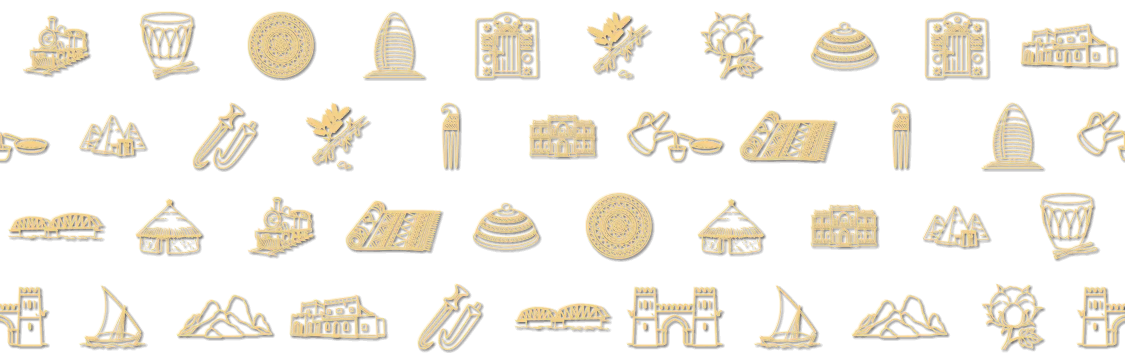
#> input picture art/heritage/all-night.webp, 2250 x 724 px, given in place of suakin-gate.png, which was not available (shown at 1/2 size)
$ python heritage-tiles.py ../../art/heritage/all-night.webp
#> lines starting #> are read from the running program, lines starting #| are printed output that depends on the picture
"""Step 2 of the heritage pattern: embossed sprite sheets from the icon masks (tools/heritage-render.mjs).
usage: python tools/heritage-tiles.py <maskDir>   -> public/art/heritage/{all,all-night,east,north,center,west}.webp + grain.webp

One cell per icon; ui/Backdrop.tsx places them on a grid fitted to the screen. The relief (light from the upper left)
is baked in: a soft dark shadow below-right, a light edge above-left, then the ink body."""
import sys, os
from PIL import Image, ImageFilter
import numpy as np

MASKS = sys.argv[1]
OUT = os.path.join(os.path.dirname(__file__), '..', 'public', 'art', 'heritage')
os.makedirs(OUT, exist_ok=True)
REGIONS = {
    'east': 'suakin-gate khulal kassala-mountain khanjar iron-jabana'.split(),
    'west': 'nugara hashab tabag ali-dinar-palace qutiya'.split(),
    'north': 'meroe-pyramids nubian-door nubian-plate nubian-birish nile-boat'.split(),
    'center': 'burj-alfateh republican-palace sudan-railways blue-nile-bridge cotton-boll'.split(),
}

def roll(img, dx, dy):
    return Image.fromarray(np.roll(np.roll(np.asarray(img), dy, 0), dx, 1))

def emboss(a, body, light, dark, la=0.85, da=0.5):
    """RGBA: light edge up-left, soft shadow down-right, ink body on top (all wrap around the tile edges)"""
    A = np.asarray(a).astype(np.float32) / 255
    hi = np.asarray(roll(a, -2, -2)).astype(np.float32) / 255 * la
    sh = np.asarray(roll(a, 3, 3).filter(ImageFilter.GaussianBlur(2.2))).astype(np.float32) / 255 * da
    def over(dst_rgb, dst_a, rgb, al):
        out_a = al + dst_a * (1 - al)
        out = (np.array(rgb, np.float32)[None, None, :] * al[..., None] + dst_rgb * dst_a[..., None] * (1 - al[..., None])) / np.maximum(out_a, 1e-6)[..., None]
        return out, out_a
    H, W = A.shape
    rgb, al = np.zeros((H, W, 3), np.float32), np.zeros((H, W), np.float32)
    rgb, al = over(rgb, al, dark, sh)
    rgb, al = over(rgb, al, light, hi)
    rgb, al = over(rgb, al, body, A)
    return Image.fromarray(np.dstack([rgb, al * 255]).clip(0, 255).astype(np.uint8), 'RGBA')

hexrgb = lambda h: tuple(int(h[i:i + 2], 16) for i in (1, 3, 5))
CREAM, INK = hexrgb('#FFFBF3'), hexrgb('#2B2118')
# Sprite sheets (one cell per icon), laid out by the app on a grid that fits each screen, so no icon is ever cut at
# the edge. Order must match ui/Backdrop.tsx: all = east, west, north, centre interleaved; a region = its five icons.
CELL = 200                                 # icons are shown at 64-96 px: 2x for sharp phones
ALL_ORDER = [n for t in zip(*REGIONS.values()) for n in t]
def sprite(names, cols):
#> called with cols = 5
    rows = (len(names) + cols - 1) // cols
    a = Image.new('L', (cols * CELL, rows * CELL), 0)
#> a: PIL image 1000x800 L; every value is 0
    for i, n in enumerate(names):
        m = Image.open(os.path.join(MASKS, n + '.png')).getchannel('A'); m = m.crop(m.getbbox())
#> after `m = Image.open(os.path.join(MASKS, n + '.png')).getchannel('A')`:
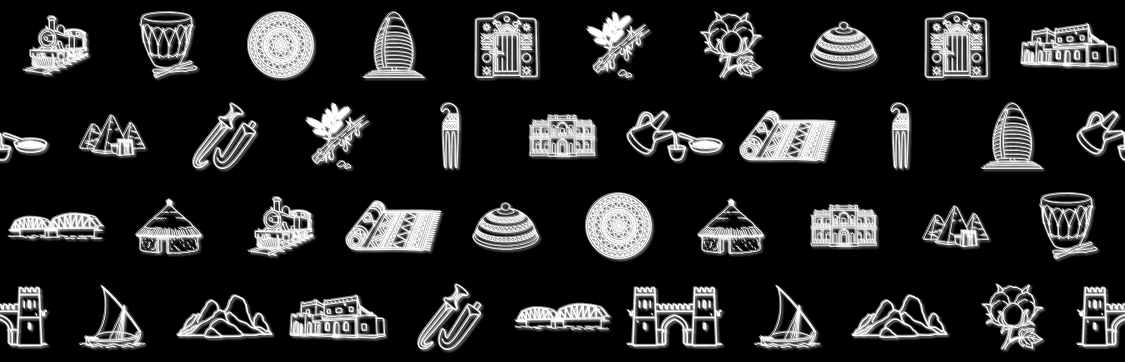
#> m: PIL image 2250x724 L (shown at 1/2 size); min 0, max 255, mean 39.2
#> after `m = m.crop(m.getbbox())`:
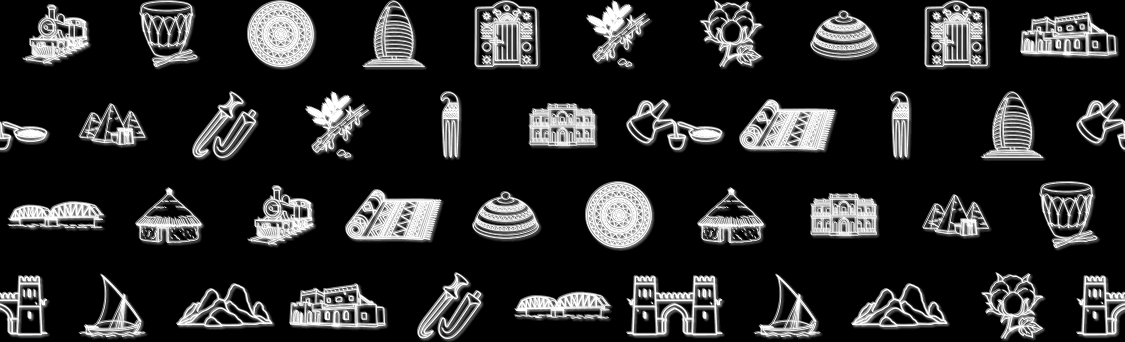
#> m: PIL image 2250x684 L (shown at 1/2 size); min 0, max 255, mean 41.5
        k = CELL * 0.84 / max(m.width, m.height); m = m.resize((max(1, round(m.width * k)), max(1, round(m.height * k))), Image.LANCZOS)
#> after `k = CELL * 0.84 / max(m.width, m.height)`: k = 0.0747
#> after `m = m.resize((max(1, round(m.width * k)), max(1, round(m.height * k)))`:
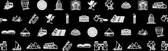
#> m: PIL image 168x51 L; min 0, max 255, mean 42.8
        x, y = (i % cols) * CELL + (CELL - m.width) // 2, (i // cols) * CELL + (CELL - m.height) // 2
#> x = 16; y = 74
        a.paste(m, (x, y))
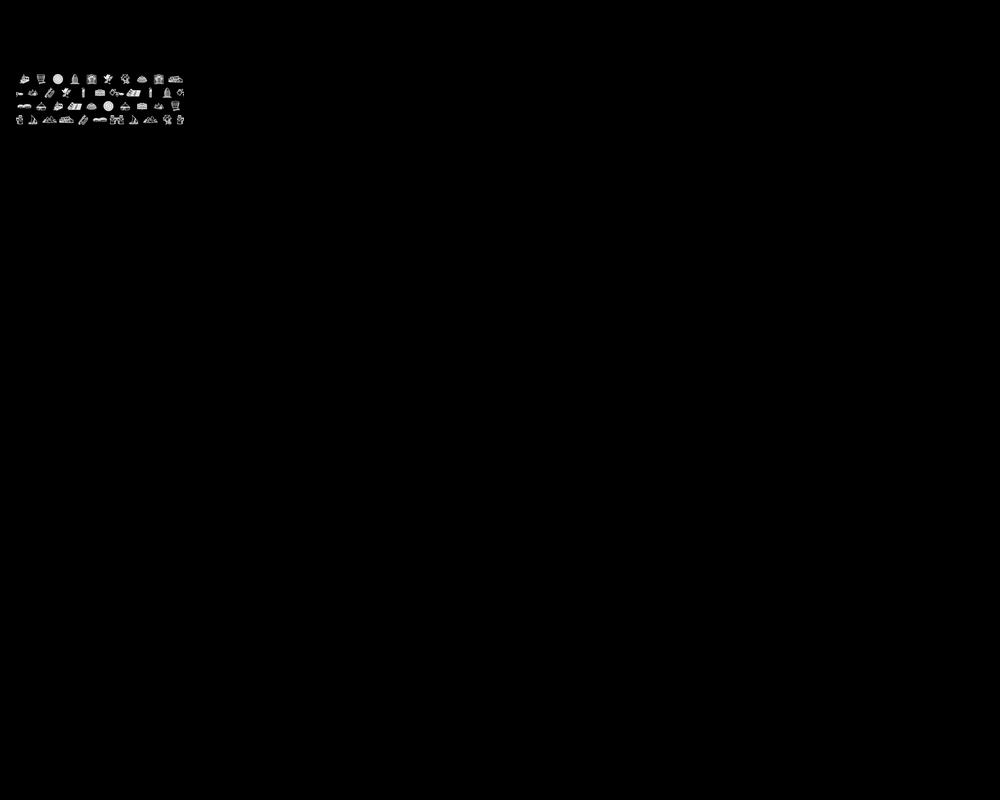
#> a: PIL image 1000x800 L; min 0, max 255, mean 0.5
#> pass 2 of the loop in sprite, `for i, n in enumerate(names):`:
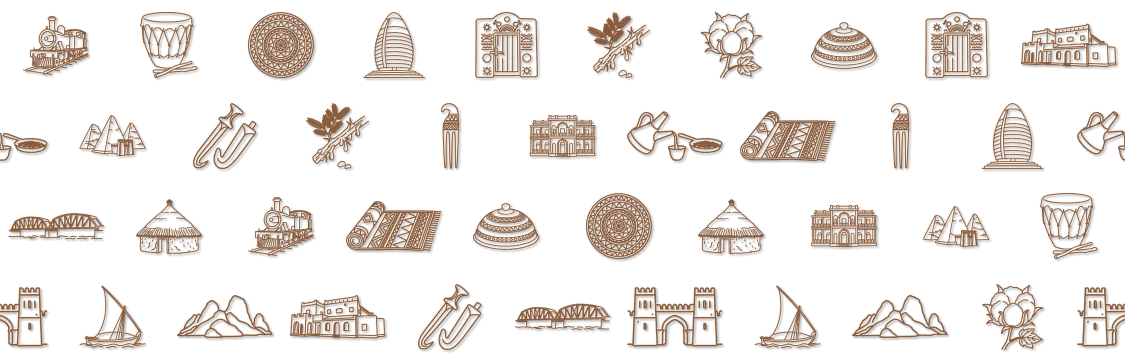
#> input picture art/heritage/all.webp, 2250 x 724 px, given in place of nugara.png, which was not available (shown at 1/2 size)
#> in sprite, `m = m.crop(m.getbbox())`:
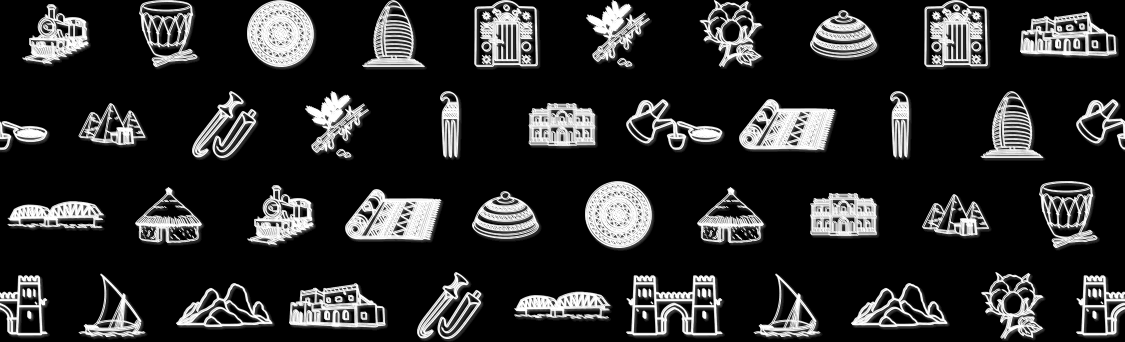
#> m: PIL image 2250x684 L (shown at 1/2 size); min 0, max 255, mean 42.9
#> in sprite, `a.paste(m, (x, y))`:
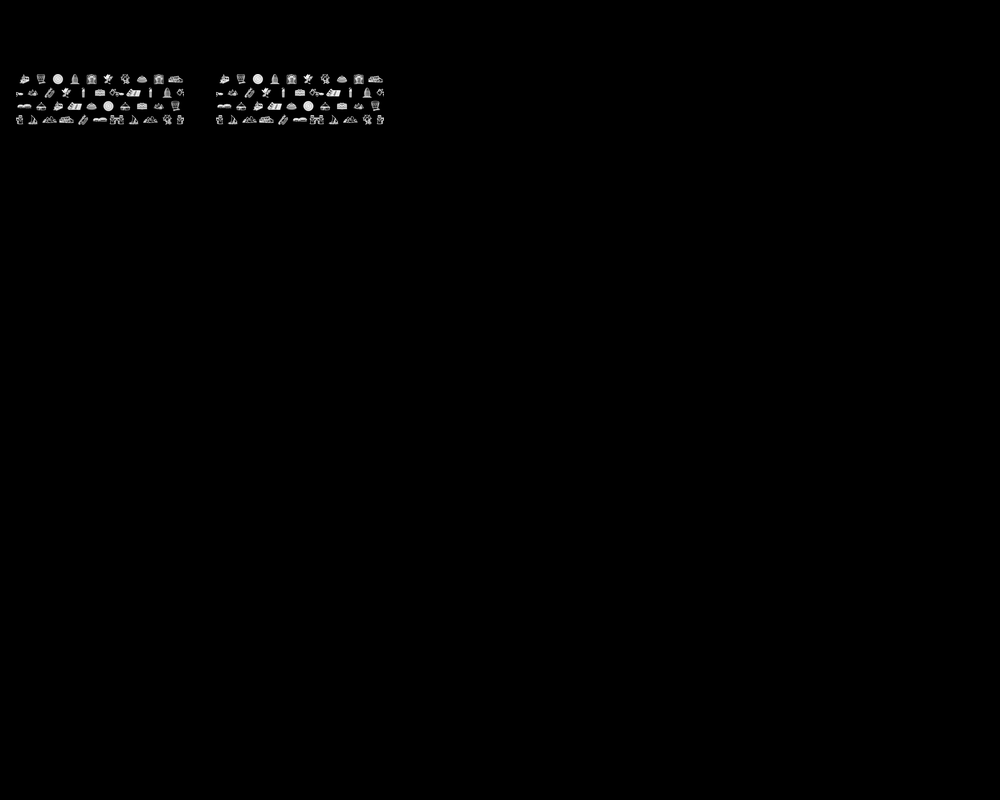
#> a: PIL image 1000x800 L; min 0, max 255, mean 0.9
    return a
#> (the run stopped early here; a loop or call above may not have finished)
